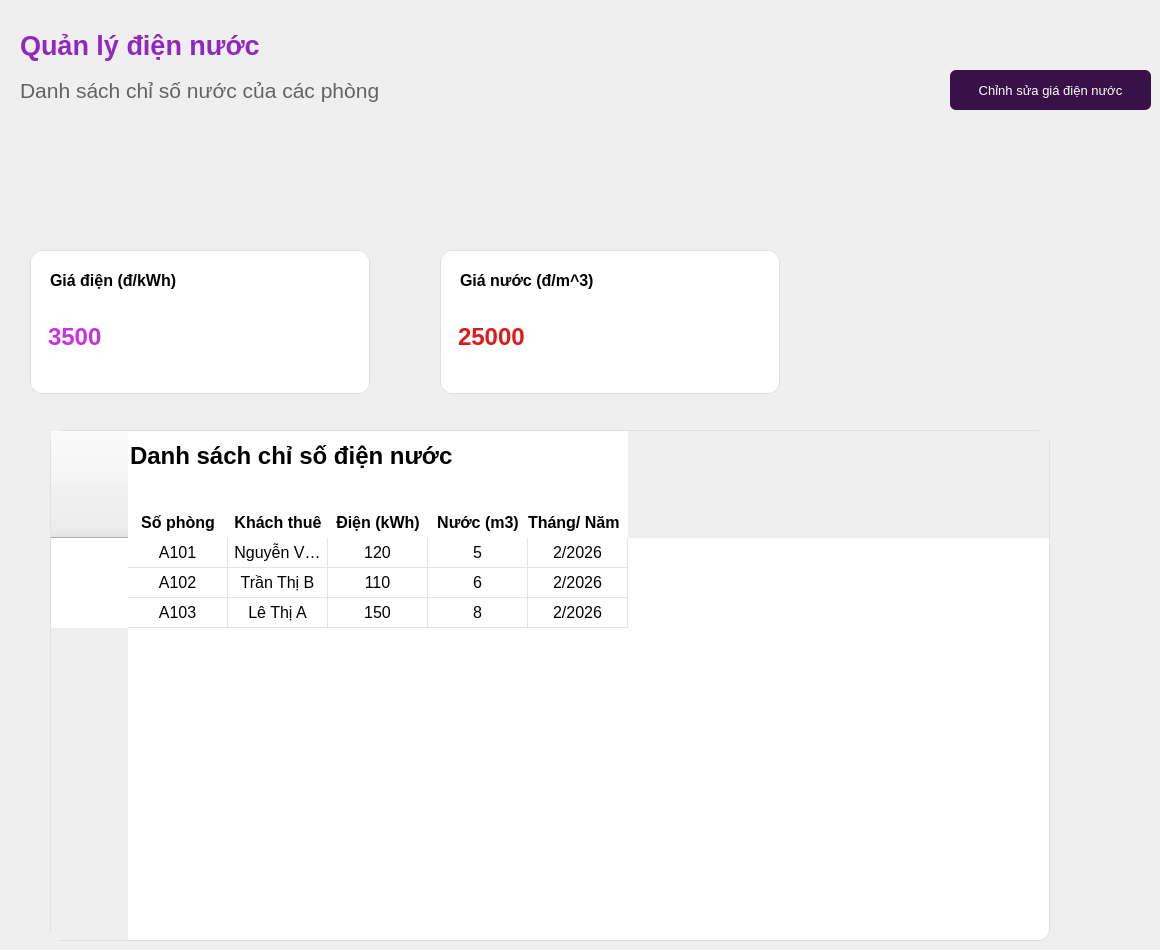
    <widget class="QWidget" name="page_5">
     <widget class="QLabel" name="label_28">
      <property name="geometry">
       <rect>
        <x>20</x>
        <y>30</y>
        <width>481</width>
        <height>91</height>
       </rect>
      </property>
      <property name="font">
       <font>
        <family>Arial</family>
        <pointsize>20</pointsize>
        <weight>75</weight>
        <bold>true</bold>
       </font>
      </property>
      <property name="text">
       <string>&lt;html&gt;&lt;head/&gt;&lt;body&gt;&lt;p&gt;&lt;span style=&quot; color:#9028bd;&quot;&gt;Quản lý điện nước&lt;/span&gt;&lt;/p&gt;&lt;p&gt;&lt;span style=&quot; font-size:16pt; font-weight:400; color:#666262;&quot;&gt;Danh sách chỉ số nước của các phòng&lt;/span&gt;&lt;br/&gt;&lt;/p&gt;&lt;/body&gt;&lt;/html&gt;</string>
      </property>
     </widget>
     <widget class="QLineEdit" name="lne_wCost">
      <property name="geometry">
       <rect>
        <x>440</x>
        <y>250</y>
        <width>340</width>
        <height>144</height>
       </rect>
      </property>
      <property name="font">
       <font>
        <family>Arial</family>
        <pointsize>18</pointsize>
        <weight>75</weight>
        <bold>true</bold>
       </font>
      </property>
      <property name="styleSheet">
       <string notr="true">QLineEdit{
border:1px solid #e0e0e0;
border-radius:12px;
padding-top:30px;
padding-left:15px;
color:#DC1B1B; 
}</string>
      </property>
      <property name="text">
       <string>25000</string>
      </property>
     </widget>
     <widget class="QLineEdit" name="lne_eCost">
      <property name="geometry">
       <rect>
        <x>30</x>
        <y>250</y>
        <width>340</width>
        <height>144</height>
       </rect>
      </property>
      <property name="font">
       <font>
        <family>Arial</family>
        <pointsize>18</pointsize>
        <weight>75</weight>
        <bold>true</bold>
       </font>
      </property>
      <property name="styleSheet">
       <string notr="true">QLineEdit{
border:1px solid #e0e0e0;
border-radius:12px;
padding-top:30px;
padding-left:15px;
color:#CB30E0; 
}</string>
      </property>
      <property name="text">
       <string>3500</string>
      </property>
     </widget>
     <widget class="QLabel" name="label_29">
      <property name="geometry">
       <rect>
        <x>50</x>
        <y>260</y>
        <width>241</width>
        <height>41</height>
       </rect>
      </property>
      <property name="font">
       <font>
        <family>Arial</family>
        <pointsize>12</pointsize>
        <weight>75</weight>
        <bold>true</bold>
       </font>
      </property>
      <property name="text">
       <string>Giá điện (đ/kWh)</string>
      </property>
     </widget>
     <widget class="QLabel" name="label_30">
      <property name="geometry">
       <rect>
        <x>460</x>
        <y>260</y>
        <width>241</width>
        <height>41</height>
       </rect>
      </property>
      <property name="font">
       <font>
        <family>Arial</family>
        <pointsize>12</pointsize>
        <weight>75</weight>
        <bold>true</bold>
       </font>
      </property>
      <property name="text">
       <string>Giá nước (đ/m^3)</string>
      </property>
     </widget>
     <widget class="QTableWidget" name="tableWidget_eIndex">
      <property name="geometry">
       <rect>
        <x>50</x>
        <y>430</y>
        <width>1000</width>
        <height>511</height>
       </rect>
      </property>
      <property name="styleSheet">
       <string notr="true">QTableWidget{
    background:white;
	border:1px solid #e0e0e0;
	border-radius:12px;
    gridline-color:#e5e5e5;
}

QHeaderView::section{
    background:white;
    border:none;
    font-weight:bold;
	font-size:16px;
    qproperty-alignment: AlignCenter;
    padding-top:75px;
}

QTableWidget::item{
    padding:8px;
}</string>
      </property>
      <row>
       <property name="text">
        <string>1</string>
       </property>
      </row>
      <row>
       <property name="text">
        <string>New Row</string>
       </property>
      </row>
      <row>
       <property name="text">
        <string>New Row</string>
       </property>
      </row>
      <column>
       <property name="text">
        <string>Số phòng</string>
       </property>
       <property name="font">
        <font>
         <family>Arial</family>
         <pointsize>18</pointsize>
         <weight>75</weight>
         <bold>true</bold>
        </font>
       </property>
      </column>
      <column>
       <property name="text">
        <string>Khách thuê</string>
       </property>
       <property name="font">
        <font>
         <family>Arial</family>
         <pointsize>18</pointsize>
         <weight>75</weight>
         <bold>true</bold>
        </font>
       </property>
      </column>
      <column>
       <property name="text">
        <string>Điện (kWh)</string>
       </property>
       <property name="font">
        <font>
         <family>Arial</family>
         <pointsize>18</pointsize>
         <weight>75</weight>
         <bold>true</bold>
        </font>
       </property>
      </column>
      <column>
       <property name="text">
        <string>Nước (m3)</string>
       </property>
       <property name="font">
        <font>
         <family>Arial</family>
         <pointsize>18</pointsize>
         <weight>75</weight>
         <bold>true</bold>
        </font>
       </property>
      </column>
      <column>
       <property name="text">
        <string>Tháng/ Năm</string>
       </property>
       <property name="font">
        <font>
         <family>Arial</family>
         <pointsize>18</pointsize>
         <weight>75</weight>
         <bold>true</bold>
        </font>
       </property>
       <property name="textAlignment">
        <set>AlignLeading|AlignVCenter</set>
       </property>
      </column>
      <item row="0" column="0">
       <property name="text">
        <string>A101</string>
       </property>
       <property name="font">
        <font>
         <family>Arial</family>
         <pointsize>12</pointsize>
        </font>
       </property>
       <property name="textAlignment">
        <set>AlignCenter</set>
       </property>
      </item>
      <item row="0" column="1">
       <property name="text">
        <string>Nguyễn Văn A</string>
       </property>
       <property name="font">
        <font>
         <family>Arial</family>
         <pointsize>12</pointsize>
        </font>
       </property>
       <property name="textAlignment">
        <set>AlignCenter</set>
       </property>
      </item>
      <item row="0" column="2">
       <property name="text">
        <string>120</string>
       </property>
       <property name="font">
        <font>
         <family>Arial</family>
         <pointsize>12</pointsize>
        </font>
       </property>
       <property name="textAlignment">
        <set>AlignCenter</set>
       </property>
      </item>
      <item row="0" column="3">
       <property name="text">
        <string>5</string>
       </property>
       <property name="font">
        <font>
         <family>Arial</family>
         <pointsize>12</pointsize>
        </font>
       </property>
       <property name="textAlignment">
        <set>AlignCenter</set>
       </property>
      </item>
      <item row="0" column="4">
       <property name="text">
        <string>2/2026</string>
       </property>
       <property name="font">
        <font>
         <family>Arial</family>
         <pointsize>12</pointsize>
        </font>
       </property>
       <property name="textAlignment">
        <set>AlignCenter</set>
       </property>
      </item>
      <item row="1" column="0">
       <property name="text">
        <string>A102</string>
       </property>
       <property name="font">
        <font>
         <family>Arial</family>
         <pointsize>12</pointsize>
        </font>
       </property>
       <property name="textAlignment">
        <set>AlignCenter</set>
       </property>
       <property name="foreground">
        <brush brushstyle="NoBrush">
         <color alpha="255">
          <red>3</red>
          <green>0</green>
          <blue>0</blue>
         </color>
        </brush>
       </property>
      </item>
      <item row="1" column="1">
       <property name="text">
        <string>Trần Thị B</string>
       </property>
       <property name="font">
        <font>
         <family>Arial</family>
         <pointsize>12</pointsize>
        </font>
       </property>
       <property name="textAlignment">
        <set>AlignCenter</set>
       </property>
      </item>
      <item row="1" column="2">
       <property name="text">
        <string>110</string>
       </property>
       <property name="font">
        <font>
         <family>Arial</family>
         <pointsize>12</pointsize>
        </font>
       </property>
       <property name="textAlignment">
        <set>AlignCenter</set>
       </property>
      </item>
      <item row="1" column="3">
       <property name="text">
        <string>6</string>
       </property>
       <property name="font">
        <font>
         <family>Arial</family>
         <pointsize>12</pointsize>
        </font>
       </property>
       <property name="textAlignment">
        <set>AlignCenter</set>
       </property>
      </item>
      <item row="1" column="4">
       <property name="text">
        <string>2/2026</string>
       </property>
       <property name="font">
        <font>
         <family>Arial</family>
         <pointsize>12</pointsize>
        </font>
       </property>
       <property name="textAlignment">
        <set>AlignCenter</set>
       </property>
      </item>
      <item row="2" column="0">
       <property name="text">
        <string>A103</string>
       </property>
       <property name="font">
        <font>
         <family>Arial</family>
         <pointsize>12</pointsize>
        </font>
       </property>
       <property name="textAlignment">
        <set>AlignCenter</set>
       </property>
      </item>
      <item row="2" column="1">
       <property name="text">
        <string>Lê Thị A</string>
       </property>
       <property name="font">
        <font>
         <family>Arial</family>
         <pointsize>12</pointsize>
        </font>
       </property>
       <property name="textAlignment">
        <set>AlignCenter</set>
       </property>
      </item>
      <item row="2" column="2">
       <property name="text">
        <string>150</string>
       </property>
       <property name="font">
        <font>
         <family>Arial</family>
         <pointsize>12</pointsize>
        </font>
       </property>
       <property name="textAlignment">
        <set>AlignCenter</set>
       </property>
      </item>
      <item row="2" column="3">
       <property name="text">
        <string>8</string>
       </property>
       <property name="font">
        <font>
         <family>Arial</family>
         <pointsize>12</pointsize>
        </font>
       </property>
       <property name="textAlignment">
        <set>AlignCenter</set>
       </property>
      </item>
      <item row="2" column="4">
       <property name="text">
        <string>2/2026</string>
       </property>
       <property name="font">
        <font>
         <family>Arial</family>
         <pointsize>12</pointsize>
        </font>
       </property>
       <property name="textAlignment">
        <set>AlignCenter</set>
       </property>
      </item>
     </widget>
     <widget class="QLabel" name="label_31">
      <property name="geometry">
       <rect>
        <x>130</x>
        <y>440</y>
        <width>381</width>
        <height>31</height>
       </rect>
      </property>
      <property name="font">
       <font>
        <family>Arial</family>
        <pointsize>18</pointsize>
        <weight>75</weight>
        <bold>true</bold>
       </font>
      </property>
      <property name="text">
       <string>Danh sách chỉ số điện nước</string>
      </property>
     </widget>
     <widget class="QPushButton" name="pb_eIndex_alter">
      <property name="geometry">
       <rect>
        <x>950</x>
        <y>70</y>
        <width>201</width>
        <height>40</height>
       </rect>
      </property>
      <property name="font">
       <font>
        <family>Arial</family>
        <pointsize>10</pointsize>
       </font>
      </property>
      <property name="styleSheet">
       <string notr="true">QPushButton {
    border: none;
    padding: 10px 15px;
    color: white;
	background-color: #391149;
 	border-radius: 6px
}
</string>
      </property>
      <property name="text">
       <string>Chỉnh sửa giá điện nước</string>
      </property>
     </widget>
    </widget>
